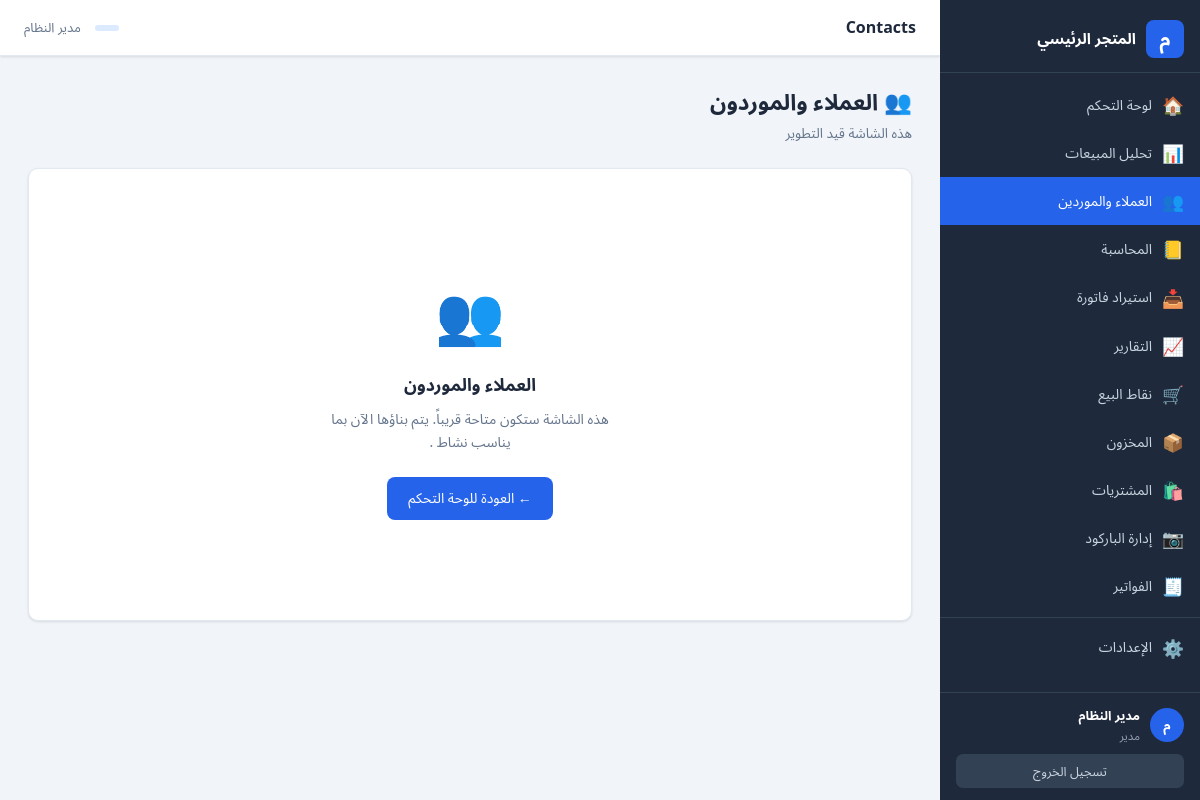
/contacts (signed in), run on the app's committed database.
### tables this page shows
CREATE TABLE businesses (
    id              INTEGER PRIMARY KEY AUTOINCREMENT,
    name            TEXT    NOT NULL,
    name_en         TEXT,
    tax_number      TEXT,
    cr_number       TEXT,                          -- السجل التجاري
    phone           TEXT,
    email           TEXT,
    address         TEXT,
    city            TEXT,
    country         TEXT    DEFAULT 'YE',
    currency        TEXT    DEFAULT 'YER',         -- العملة الافتراضية
    fiscal_year_start TEXT  DEFAULT '01-01',       -- بداية السنة المالية
    logo_path       TEXT,
    is_active       INTEGER DEFAULT 1,
    created_at      TEXT    DEFAULT (datetime('now')),
    updated_at      TEXT    DEFAULT (datetime('now'))
, industry_type TEXT DEFAULT 'retail');

CREATE TABLE users (
    id              INTEGER PRIMARY KEY AUTOINCREMENT,
    business_id     INTEGER NOT NULL REFERENCES businesses(id) ON DELETE CASCADE,
    role_id         INTEGER NOT NULL REFERENCES roles(id),
    username        TEXT    NOT NULL,
    full_name       TEXT,
    email           TEXT,
    phone           TEXT,
    password_hash   TEXT    NOT NULL,
    is_active       INTEGER DEFAULT 1,
    last_login      TEXT,
    created_at      TEXT    DEFAULT (datetime('now')), branch_id INTEGER REFERENCES warehouses(id), level TEXT NOT NULL DEFAULT 'manager',
    UNIQUE(business_id, username)
);

CREATE TABLE roles (
    id              INTEGER PRIMARY KEY AUTOINCREMENT,
    business_id     INTEGER NOT NULL REFERENCES businesses(id) ON DELETE CASCADE,
    name            TEXT    NOT NULL,              -- مدير، محاسب، أمين مخزن، كاشير...
    permissions     TEXT    NOT NULL DEFAULT '{}', -- JSON: {"sales":true,"reports":false,...}
    is_system       INTEGER DEFAULT 0,             -- أدوار النظام لا تُحذف
    created_at      TEXT    DEFAULT (datetime('now'))
);

### app_monolith_backup.py (the view)
@app.route("/<page>")
@onboarding_required
def stub_page(page):
    if page not in STUB_PAGES:
        return render_template("404.html"), 404
    return render_template("stub_page.html", page_name=page)

### app_monolith_backup.py (called while the page is built)
def get_sidebar_key(industry_type: str) -> str:
    if industry_type.startswith("retail_"):    return "retail"
    if industry_type.startswith("wholesale_"): return "wholesale"
    if industry_type.startswith("food_"):      return "restaurant"
    if industry_type in ("restaurant", "cafe", "coffeeshop"): return "restaurant"
    return industry_type

def get_db() -> sqlite3.Connection:
    if "db" not in g:
        g.db = sqlite3.connect(DB_PATH)
        g.db.row_factory = sqlite3.Row
        g.db.execute("PRAGMA foreign_keys = ON")
    return g.db

def generate_csrf_token() -> str:
    if "csrf_token" not in session:
        session["csrf_token"] = secrets.token_hex(32)
    return session["csrf_token"]

def onboarding_required(f):
    @wraps(f)
    def decorated(*args, **kwargs):
        if "user_id" not in session:
            return redirect(url_for("auth_login"))
        if not session.get("business_id"):
            return redirect(url_for("onboarding"))
        return f(*args, **kwargs)
    return decorated

@app.context_processor
def inject_globals():
    return {
        "current_user":    g.user,
        "current_business": g.business,
        "sidebar_items":   g.sidebar_items,
        "user_perms":      g.user_perms,
        "industry_types":  INDUSTRY_TYPES,
        "request":         request,
        "now_date":        datetime.now().strftime("%Y-%m-%d"),
        "csrf_token":      generate_csrf_token(),
    }

@app.after_request
def add_security_headers(response):
    response.headers["X-Frame-Options"]        = "SAMEORIGIN"
    response.headers["X-Content-Type-Options"] = "nosniff"
    response.headers["X-XSS-Protection"]       = "1; mode=block"
    response.headers["Referrer-Policy"]        = "strict-origin-when-cross-origin"
    response.headers["Content-Security-Policy"] = (
        "default-src 'self'; "
        "script-src 'self' 'unsafe-inline' cdn.jsdelivr.net unpkg.com; "
        "style-src 'self' 'unsafe-inline' cdn.jsdelivr.net fonts.googleapis.com; "
        "font-src 'self' fonts.gstatic.com data:; "
        "img-src 'self' data: blob:; "
        "connect-src 'self';"
    )
    return response

### templates/stub_page.html (shortened to what this page needs)
{% extends "base.html" %}
{% block page_title %}{{ page_name|title }}{% endblock %}
{% block content %}
{% set icons = {
  'inventory': '📦', 'pos': '🛒', 'invoices': '🧾', 'contacts': '👥',
  'accounting': '📊', 'reports': '📈', 'settings': '⚙️', 'barcode': '📷',
  'kitchen': '👨‍🍳', 'tables': '🍽️', 'recipes': '📋',
  'projects': '🏗️', 'extracts': '📄', 'equipment': '🔧',
  'fleet': '🚗', 'contracts': '📄', 'maintenance': '🔧',
  'patients': '🏥', 'appointments': '📅', 'prescriptions': '💊',
  'orders': '🛒', 'pricing': '💰', 'jobs': '📋',
} %}
<div class="page-header">
  <div>
    <h1 class="page-title">
      {{ icons.get(page_name, '📄') }} {{ labels.get(page_name, page_name) }}
    </h1>
    <p class="page-subtitle">هذه الشاشة قيد التطوير</p>
  </div>
</div>
<div class="card">
  <div class="empty-state" style="padding:80px 20px;">
    <div class="empty-icon">{{ icons.get(page_name, '📄') }}</div>
    <h3>{{ labels.get(page_name, page_name) }}</h3>
    <p style="max-width:320px; margin:10px auto 24px;">
      هذه الشاشة ستكون متاحة قريباً. يتم بناؤها الآن بما يناسب نشاط
      .
    </p>
    <a href="{{ url_for('dashboard') }}" class="btn btn-primary">
      ← العودة للوحة التحكم
    </a>
  </div>
</div>
{% endblock %}

### templates/base.html (shortened to what this page needs)
<!DOCTYPE html>
<html lang="ar" dir="rtl">
<head>
  <link rel="stylesheet" href="{{ url_for('static', filename='css/main.css') }}">
</head>
<body>
{% if current_user and current_business %}
<div class="app-layout">
  <aside class="sidebar" id="sidebar">
    <div class="sidebar-logo">
      <div class="logo-icon">م</div>
      <div class="logo-text">
        <strong>{{ current_business.name }}</strong>
      </div>
    </div>
    <div class="sidebar-section">
      <ul class="sidebar-nav" id="nav-main">
        {% for item in sidebar_items %}
          {% if item.key == 'settings' %}
            <li><div class="sidebar-divider"></div></li>
          {% endif %}
          <li>
            <a href="{{ item.url }}"
               {% if request.path == item.url %}class="active"{% endif %}>
              <span class="nav-icon">{{ item.icon }}</span>
              {{ item.label }}
            </a>
          </li>
        {% endfor %}
      </ul>
    </div>
    <div class="sidebar-footer">
      <div class="user-info">
        <div class="avatar">{{ (current_user.full_name or current_user.username)[0] }}</div>
        <div class="user-meta">
          <strong>{{ current_user.full_name or current_user.username }}</strong>
          <span>{{ current_user.role_name or 'مستخدم' }}</span>
        </div>
      </div>
      <a href="{{ url_for('auth_logout') }}" class="logout-btn">تسجيل الخروج</a>
    </div>
  </aside>
  <div class="main-content">
    <header class="topbar">
      <div style="display:flex; align-items:center; gap:12px;">
        <span class="topbar-title">{% block page_title %}{% endblock %}</span>
      </div>
      <div class="topbar-right">
        <span class="topbar-biz-badge">
        </span>
        <span style="font-size:.82rem; color:#64748b;">
          {{ current_user.full_name or current_user.username }}
        </span>
      </div>
    </header>
    <main class="page-content">
      {% block content %}{% endblock %}
    </main>
  </div>
</div>
{% else %}
  {% block auth_content %}{% endblock %}
{% endif %}
</body>
</html>

### data on the page
businesses: name "المتجر الرئيسي"
users: full_name "م", full_name "مدير النظام"
roles: name "مدير"

### other printed values
{{ item.icon }} "🏠" "📊" "👥" "📒" "📥" "📈" "🛒" "📦" "🛍️" "📷" "🧾" "⚙️"
{{ item.label }} "لوحة التحكم" "تحليل المبيعات" "العملاء والموردين" "المحاسبة" "استيراد فاتورة" "التقارير" "نقاط البيع" "المخزون" "المشتريات" "إدارة الباركود" "الفواتير" "الإعدادات"
{{ page_name|title }} "Contacts"
{{ icons.get(page_name, '📄') }} "👥"
{{ labels.get(page_name, page_name) }} "العملاء والموردون"
